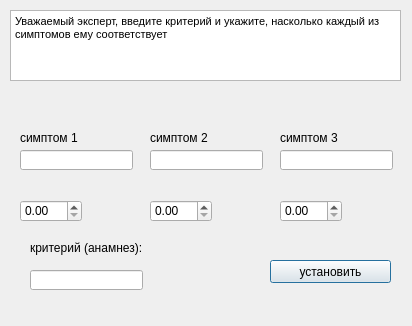
<?xml version="1.0" encoding="UTF-8"?>
<ui version="4.0">
 <class>SymptCrit</class>
 <widget class="QDialog" name="SymptCrit">
  <property name="geometry">
   <rect>
    <x>0</x>
    <y>0</y>
    <width>412</width>
    <height>326</height>
   </rect>
  </property>
  <property name="windowTitle">
   <string>Dialog</string>
  </property>
  <widget class="QLineEdit" name="symp1Line">
   <property name="geometry">
    <rect>
     <x>20</x>
     <y>150</y>
     <width>113</width>
     <height>20</height>
    </rect>
   </property>
  </widget>
  <widget class="QLineEdit" name="symp2Line">
   <property name="geometry">
    <rect>
     <x>150</x>
     <y>150</y>
     <width>113</width>
     <height>20</height>
    </rect>
   </property>
  </widget>
  <widget class="QLineEdit" name="symp3Line">
   <property name="geometry">
    <rect>
     <x>280</x>
     <y>150</y>
     <width>113</width>
     <height>20</height>
    </rect>
   </property>
  </widget>
  <widget class="QPushButton" name="pushButton">
   <property name="geometry">
    <rect>
     <x>270</x>
     <y>260</y>
     <width>121</width>
     <height>23</height>
    </rect>
   </property>
   <property name="text">
    <string>установить</string>
   </property>
  </widget>
  <widget class="QLabel" name="label_2">
   <property name="geometry">
    <rect>
     <x>20</x>
     <y>130</y>
     <width>61</width>
     <height>16</height>
    </rect>
   </property>
   <property name="text">
    <string>симптом 1</string>
   </property>
  </widget>
  <widget class="QLabel" name="label_3">
   <property name="geometry">
    <rect>
     <x>150</x>
     <y>130</y>
     <width>61</width>
     <height>16</height>
    </rect>
   </property>
   <property name="text">
    <string>симптом 2</string>
   </property>
  </widget>
  <widget class="QLabel" name="label_4">
   <property name="geometry">
    <rect>
     <x>280</x>
     <y>130</y>
     <width>61</width>
     <height>16</height>
    </rect>
   </property>
   <property name="text">
    <string>симптом 3</string>
   </property>
  </widget>
  <widget class="QLabel" name="label_5">
   <property name="geometry">
    <rect>
     <x>30</x>
     <y>240</y>
     <width>111</width>
     <height>16</height>
    </rect>
   </property>
   <property name="text">
    <string>критерий (анамнез):</string>
   </property>
  </widget>
  <widget class="QLineEdit" name="criteriaLine">
   <property name="geometry">
    <rect>
     <x>30</x>
     <y>270</y>
     <width>113</width>
     <height>20</height>
    </rect>
   </property>
  </widget>
  <widget class="QTextEdit" name="infoToExpert">
   <property name="geometry">
    <rect>
     <x>10</x>
     <y>10</y>
     <width>391</width>
     <height>71</height>
    </rect>
   </property>
   <property name="html">
    <string>&lt;!DOCTYPE HTML PUBLIC &quot;-//W3C//DTD HTML 4.0//EN&quot; &quot;http://www.w3.org/TR/REC-html40/strict.dtd&quot;&gt;
&lt;html&gt;&lt;head&gt;&lt;meta name=&quot;qrichtext&quot; content=&quot;1&quot; /&gt;&lt;style type=&quot;text/css&quot;&gt;
p, li { white-space: pre-wrap; }
&lt;/style&gt;&lt;/head&gt;&lt;body style=&quot; font-family:'MS Shell Dlg 2'; font-size:8.25pt; font-weight:400; font-style:normal;&quot;&gt;
&lt;p style=&quot; margin-top:0px; margin-bottom:0px; margin-left:0px; margin-right:0px; -qt-block-indent:0; text-indent:0px;&quot;&gt;Уважаемый эксперт, введите критерий и укажите, насколько каждый из симптомов ему соответствует&lt;/p&gt;&lt;/body&gt;&lt;/html&gt;</string>
   </property>
  </widget>
  <widget class="QDoubleSpinBox" name="weight1">
   <property name="geometry">
    <rect>
     <x>20</x>
     <y>200</y>
     <width>62</width>
     <height>22</height>
    </rect>
   </property>
  </widget>
  <widget class="QDoubleSpinBox" name="weight2">
   <property name="geometry">
    <rect>
     <x>150</x>
     <y>200</y>
     <width>62</width>
     <height>22</height>
    </rect>
   </property>
  </widget>
  <widget class="QDoubleSpinBox" name="weight3">
   <property name="geometry">
    <rect>
     <x>280</x>
     <y>200</y>
     <width>62</width>
     <height>22</height>
    </rect>
   </property>
  </widget>
 </widget>
 <resources/>
 <connections/>
</ui>
